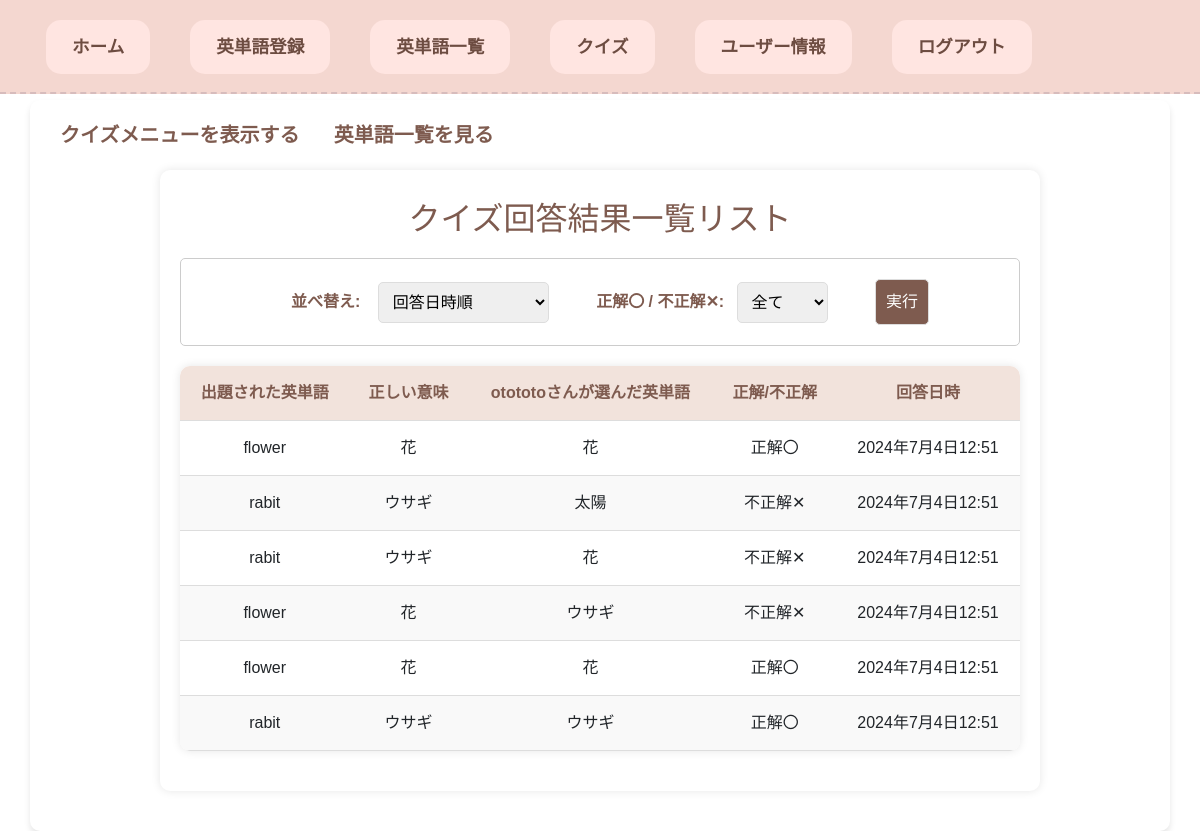
The app's page /vocabularies/answer_list/ (signed in) with its own data.
### accounts/models.py (models this page shows, shortened)
class Users(AbstractBaseUser, PermissionsMixin):
    username = models.CharField(max_length=100, unique=True)
    email = models.EmailField(max_length=255)
    is_active = models.BooleanField(default=True)
    create_at = models.DateTimeField(auto_now_add=True)  # auto_now_addはオブジェクトが最初に作成されるとき、自動的にフィールドに現在の日付をセットします。
    update_at = models.DateTimeField(auto_now=True)  # auto_nowはオブジェクトが保存される度に自動的に現在の日付をセットします。
    objects = UserManager()
    USERNAME_FIELD = "username"  # ユーザーを一意に識別するフィールドの指定

### vocabularies/models.py (models this page shows, shortened)
class Answers(models.Model):
    quiz_set_id = models.UUIDField(default=uuid.uuid4, editable=False)
    choice = models.CharField(max_length=100, null=True)
    is_correct = models.BooleanField(null=True)  # 基本的に、引数には「default=True」を指定するらしいけど、、、
    create_at = models.DateTimeField(auto_now_add=True)  # auto_now_addはオブジェクトが最初に作成されるとき、自動的にフィールドに現在の日付をセットします。
    update_at = models.DateTimeField(auto_now=True)  # auto_nowはオブジェクトが保存される度に自動的に現在の日付をセットします。
    user_id = models.ForeignKey(Users, on_delete=models.CASCADE, null=True)
    registerd_english_word_id = models.ForeignKey(
        Registered_english_words, on_delete=models.CASCADE, null=True
    )

class Registered_english_words(models.Model):
    english_word = models.CharField(max_length=100)
    meaning_word = models.CharField(max_length=100)
    example_sentence = models.TextField(max_length=200)
    meaning_of_example_sentence = models.TextField(max_length=200)
    create_at = models.DateTimeField(auto_now_add=True)  # auto_now_addはオブジェクトが最初に作成されるとき、自動的にフィールドに現在の日付をセットします。
    update_at = models.DateTimeField(auto_now=True)  # auto_nowはオブジェクトが保存される度に自動的に現在の日付をセットします。
    user_id = models.ForeignKey(
        Users, on_delete=models.CASCADE
    )

### vocabularies/views.py (the view)
# urls.py: path('answer_list/', AnswerListView.as_view(), name='answer_list'),
class AnswerListView(LoginRequiredMixin, ListView):
    model = Answers
    template_name = os.path.join('vocabularies', 'answer_list.html')
    context_object_name = 'answers'
    def get_queryset(self):
        order_by = self.request.GET.get('order_by', 'create_at')  # デフォルトは作成日時順
        is_correct = self.request.GET.get('is_correct')
        queryset = self.model.objects.filter(user_id=self.request.user)
        if is_correct is not None:
            if is_correct.lower() == 'true':
                queryset = queryset.filter(is_correct=True)
            elif is_correct.lower() == 'false':
                queryset = queryset.filter(is_correct=False)
        if order_by == 'english_word':
            return queryset.order_by(Lower('registerd_english_word_id__english_word'))
        else:
            return queryset.order_by('-create_at')
    def get_context_data(self, **kwargs):
        context = super().get_context_data(**kwargs)
        context['order_by'] = self.request.GET.get('order_by', 'create_at')
        context['is_correct'] = self.request.GET.get('is_correct', '')
        context['no_results'] = not self.get_queryset().exists()  # クエリセットが空かどうかをチェック
        return context

### templates/vocabularies/answer_list.html (shortened to what this page needs)
{% extends 'base.html' %}
{% load static %}
{% block content %}
<a class="back-quiz" href="{% url 'vocabularies:quiz' %}">クイズメニューを表示する</a>
<a class="back-english-list" href="{% url 'vocabularies:vocabulary_list' %}">英単語一覧を見る</a>
<div class="result-query">
<h2 id="result-list">クイズ回答結果一覧リスト</h2>
<form class="result-form" method="get" action="{% url 'vocabularies:answer_list' %}">
    <label id="arrange" for="order_by">並べ替え: </label>
    <select id="arrange-option" name="order_by" id="order_by">
      <option value="create_at" {% if order_by == 'create_at' %}selected{% endif %}>回答日時順</option>
    </select>
    <label id="correct" for="is_correct">正解〇 / 不正解✕:</label>
    <select id="correct-option" name="is_correct" id="is_correct">
      <option value="" {% if is_correct == '' %}selected{% endif %}>全て</option>
    </select>
    <button type="submit">実行</button>
</form>
{% if no_results %}
  <p id="no-results-answer">一致するものがありません。</p>
{% else %}
  <table class="result-table">
  <thead>
    <tr>
       <th>出題された英単語</th>
       <th>正しい意味</th>
       <th>{{ request.user.username }}さんが選んだ英単語</td>
       <th>正解/不正解</th>
       <th>回答日時</th>
    </tr>
  </thead>
  <tbody>
  {% for answers in object_list %}
    <tr>
       <td>{{ answers.registerd_english_word_id.english_word }}</td>
       <td>{{ answers.registerd_english_word_id.meaning_word }}</td>
       <td>{{ answers.choice }}</td>
       <td>{{ answers.is_correct|yesno:"正解〇,不正解✕" }}</td>
       <td>{{ answers.create_at  }}</td>
    </tr>
  {% endfor %}
  </tbody>
  </table>
{% endif %}
</div>
{% endblock %}

### static/vocabularies/css/base.css (style rules this page uses)
html, body, div, span, object, iframe, h1, h2, h3, h4, h5, h6, p, blockquote, pre, abbr, address, cite, code, del, dfn, em, img, ins, kbd, q, samp, small, strong, sub, sup, var, b, i, dl, dt, dd, ol, ul, li, fieldset, form, label, legend, table, caption, tbody, tfoot, thead, tr, th, td, article, aside, canvas, details, figcaption, figure, footer, header, hgroup, menu, nav, section, summary, time, mark, audio, video { margin:0; padding:0; border:0; outline:0; font-size:100%; vertical-align:baseline; background:transparent; }
a { margin:0; padding:0; font-size:100%; vertical-align:baseline; background:transparent; }
table { border-collapse:collapse; border-spacing:0; }
input, select { vertical-align:middle; }
body { font-family: 'Arial', sans-serif; background-color: #ceab6f; margin-top: 0; padding: 0; }

### static/vocabularies/css/home.css (style rules this page uses)
html, body, div, span, object, iframe, h1, h2, h3, h4, h5, h6, p, blockquote, pre, abbr, address, cite, code, del, dfn, em, img, ins, kbd, q, samp, small, strong, sub, sup, var, b, i, dl, dt, dd, ol, ul, li, fieldset, form, label, legend, table, caption, tbody, tfoot, thead, tr, th, td, article, aside, canvas, details, figcaption, figure, footer, header, hgroup, menu, nav, section, summary, time, mark, audio, video { margin:0; padding:0; border:0; outline:0; font-size:100%; vertical-align:baseline; background:transparent; }
a { margin:0; padding:0; font-size:100%; vertical-align:baseline; background:transparent; }
table { border-collapse:collapse; border-spacing:0; }
input, select { vertical-align:middle; }

### static/vocabularies/css/vocabulary_regist.css (style rules this page uses)
html, body, div, span, object, iframe, h1, h2, h3, h4, h5, h6, p, blockquote, pre, abbr, address, cite, code, del, dfn, em, img, ins, kbd, q, samp, small, strong, sub, sup, var, b, i, dl, dt, dd, ol, ul, li, fieldset, form, label, legend, table, caption, tbody, tfoot, thead, tr, th, td, article, aside, canvas, details, figcaption, figure, footer, header, hgroup, menu, nav, section, summary, time, mark, audio, video { margin:0; padding:0; border:0; outline:0; font-size:100%; vertical-align:baseline; background:transparent; }
a { margin:0; padding:0; font-size:100%; vertical-align:baseline; background:transparent; }
table { border-collapse:collapse; border-spacing:0; }
input, select { vertical-align:middle; }

### static/vocabularies/css/vocabulary_list.css (style rules this page uses)
html, body, div, span, object, iframe, h1, h2, h3, h4, h5, h6, p, blockquote, pre, abbr, address, cite, code, del, dfn, em, img, ins, kbd, q, samp, small, strong, sub, sup, var, b, i, dl, dt, dd, ol, ul, li, fieldset, form, label, legend, table, caption, tbody, tfoot, thead, tr, th, td, article, aside, canvas, details, figcaption, figure, footer, header, hgroup, menu, nav, section, summary, time, mark, audio, video { margin:0; padding:0; border:0; outline:0; font-size:100%; vertical-align:baseline; background:transparent; }
a { margin:0; padding:0; font-size:100%; vertical-align:baseline; background:transparent; }
table { border-collapse:collapse; border-spacing:0; }
input, select { vertical-align:middle; }

### static/vocabularies/css/vocabulary_update.css (style rules this page uses)
html, body, div, span, object, iframe, h1, h2, h3, h4, h5, h6, p, blockquote, pre, abbr, address, cite, code, del, dfn, em, img, ins, kbd, q, samp, small, strong, sub, sup, var, b, i, dl, dt, dd, ol, ul, li, fieldset, form, label, legend, table, caption, tbody, tfoot, thead, tr, th, td, article, aside, canvas, details, figcaption, figure, footer, header, hgroup, menu, nav, section, summary, time, mark, audio, video { margin:0; padding:0; border:0; outline:0; font-size:100%; vertical-align:baseline; background:transparent; }
a { margin:0; padding:0; font-size:100%; vertical-align:baseline; background:transparent; }
table { border-collapse:collapse; border-spacing:0; }
input, select { vertical-align:middle; }

### static/vocabularies/css/quiz.css (style rules this page uses)
html, body, div, span, object, iframe, h1, h2, h3, h4, h5, h6, p, blockquote, pre, abbr, address, cite, code, del, dfn, em, img, ins, kbd, q, samp, small, strong, sub, sup, var, b, i, dl, dt, dd, ol, ul, li, fieldset, form, label, legend, table, caption, tbody, tfoot, thead, tr, th, td, article, aside, canvas, details, figcaption, figure, footer, header, hgroup, menu, nav, section, summary, time, mark, audio, video { margin:0; padding:0; border:0; outline:0; font-size:100%; vertical-align:baseline; background:transparent; }
a { margin:0; padding:0; font-size:100%; vertical-align:baseline; background:transparent; }
table { border-collapse:collapse; border-spacing:0; }
input, select { vertical-align:middle; }

### records on screen
Users: user.username "otototo"
Answers: registerd_english_word_id.english_word "flower", registerd_english_word_id.meaning_word "花", choice "花", is_correct "正解〇", create_at "2024年7月4日12:51"
Answers: registerd_english_word_id.english_word "rabit", registerd_english_word_id.meaning_word "ウサギ", choice "太陽", is_correct "不正解✕", create_at "2024年7月4日12:51"
Answers: registerd_english_word_id.english_word "rabit", registerd_english_word_id.meaning_word "ウサギ", choice "花", is_correct "不正解✕", create_at "2024年7月4日12:51"
Answers: registerd_english_word_id.english_word "flower", registerd_english_word_id.meaning_word "花", choice "ウサギ", is_correct "不正解✕", create_at "2024年7月4日12:51"
Answers: registerd_english_word_id.english_word "flower", registerd_english_word_id.meaning_word "花", choice "花", is_correct "正解〇", create_at "2024年7月4日12:51"
Answers: registerd_english_word_id.english_word "rabit", registerd_english_word_id.meaning_word "ウサギ", choice "ウサギ", is_correct "正解〇", create_at "2024年7月4日12:51"
